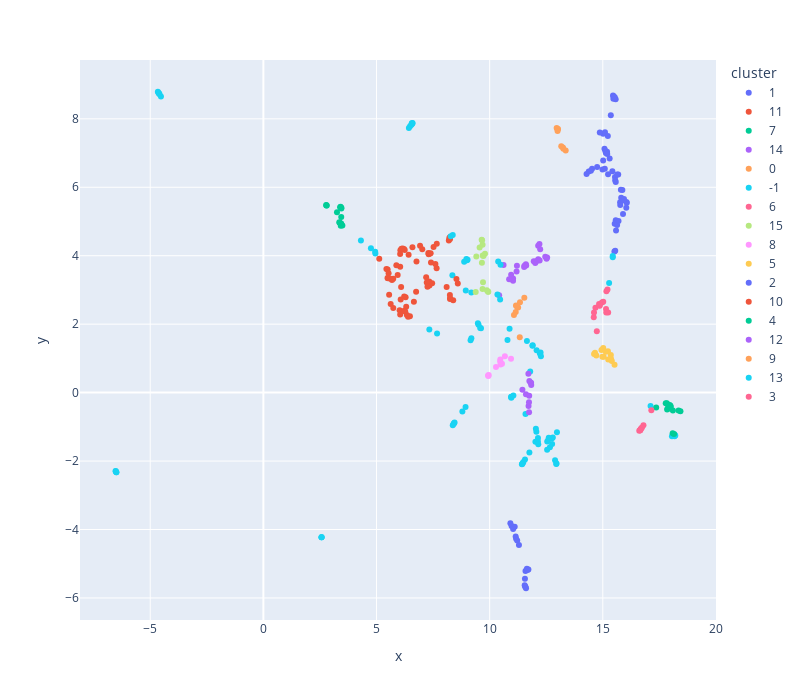

Notebook code cell kept with this figure:
### Code cell
clusterer = hdbscan.HDBSCAN(min_cluster_size=6, metric="euclidean")
embedding_df = pd.DataFrame(embedding, columns=["x", "y"])

# cluster_labels = clusterer.fit_predict(hex_features_tfidf)
cluster_labels = clusterer.fit_predict(embedding_df)

embedding_df["cluster"] = cluster_labels
embedding_df["cluster"] = embedding_df["cluster"].astype("category")
fig = px.scatter(embedding_df, x="x", y="y", color="cluster", width=800, height=700)
fig.show()

### Figure 1 — Plotly figure (JSON) as saved in the notebook; plotly's stock layout.template omitted (floating-point values rounded to 4 significant figures)
{"data": [{"hovertemplate": "cluster=1<br>x=%{x}<br>y=%{y}<extra></extra>", "legendgroup": "1", "marker": {"color": "#636efa", "symbol": "circle"}, "mode": "markers", "name": "1", "orientation": "v", "showlegend": true, "type": "scatter", "x": [15.2, 14.28, 15.01, 14.38, 14.53, 15.35, 15.77, 15.1, 15.57, 15.57, 14.87, 15.77, 15.54, 15.58, 15.55, 15.09, 16.04, 15.53, 15.63, 15.11, 15.45, 15.19, 15.81, 15.51, 15.42, 15.02, 14.75, 15.86, 15.68, 15.57, 16.06, 16.04, 15.14, 15.91, 15.23, 14.99, 15.69, 15.47, 15.8, 15.55, 15.94, 15.07, 14.47, 15.89, 15.22, 15.53, 15.47, 15.51, 15.63, 15.3], "xaxis": "x", "y": [6.969, 6.389, 7.567, 6.458, 6.542, 8.105, 5.479, 7.606, 5.034, 8.575, 7.6, 5.56, 6.3, 4.737, 6.205, 6.54, 5.572, 4.937, 4.897, 7.066, 8.679, 7.041, 5.696, 4.126, 6.469, 6.779, 6.59, 5.918, 6.374, 6.152, 5.549, 5.401, 7.001, 5.624, 6.384, 6.519, 5.015, 8.586, 5.926, 4.146, 5.661, 7.126, 6.482, 5.216, 7.501, 8.628, 8.658, 8.629, 6.372, 6.84], "yaxis": "y"}, {"hovertemplate": "cluster=11<br>x=%{x}<br>y=%{y}<extra></extra>", "legendgroup": "11", "marker": {"color": "#EF553B", "symbol": "circle"}, "mode": "markers", "name": "11", "orientation": "v", "showlegend": true, "type": "scatter", "x": [7.349, 6.269, 6.311, 6.652, 6.022, 6.749, 6.045, 5.485, 5.739, 5.492, 7.022, 6.417, 5.683, 7.292, 6.924, 6.212, 6.046, 6.587, 7.339, 7.194, 8.196, 7.33, 6.086, 7.22, 7.251, 6.766, 5.935, 5.876, 6.044, 5.591, 7.655, 6.247, 7.407, 7.52, 7.602, 6.223, 7.458, 6.476, 6.159, 5.12, 6.341, 5.626, 5.557, 6.395, 5.74, 8.253, 7.662, 6.222, 5.437, 6.286, 6.069, 5.533, 6.055, 7.302, 8.25, 5.504, 8.218, 7.392, 6.101], "xaxis": "x", "y": [4.058, 2.371, 2.506, 2.653, 2.409, 2.947, 2.285, 3.351, 3.33, 3.597, 4.192, 4.031, 3.287, 4.081, 4.294, 4.197, 3.677, 4.25, 3.132, 3.368, 4.446, 3.246, 3.086, 3.215, 3.094, 3.832, 3.435, 3.722, 4.053, 3.333, 3.636, 4.168, 3.802, 4.252, 3.756, 2.806, 3.199, 2.235, 4.211, 3.91, 2.27, 2.586, 2.86, 2.216, 2.472, 4.546, 4.351, 2.392, 3.61, 2.786, 2.719, 3.485, 4.159, 4.041, 4.491, 3.344, 4.515, 4.069, 4.203], "yaxis": "y"}, {"hovertemplate": "cluster=7<br>x=%{x}<br>y=%{y}<extra></extra>", "legendgroup": "7", "marker": {"color": "#00cc96", "symbol": "circle"}, "mode": "markers", "name": "7", "orientation": "v", "showlegend": true, "type": "scatter", "x": [3.252, 3.39, 3.49, 2.783, 2.776, 3.44, 3.439, 3.446, 3.413, 3.357, 3.445, 2.801, 3.42, 3.371], "xaxis": "x", "y": [5.267, 5.417, 4.881, 5.468, 5.483, 5.13, 4.943, 5.4, 5.431, 4.978, 5.379, 5.467, 4.874, 4.961], "yaxis": "y"}, {"hovertemplate": "cluster=14<br>x=%{x}<br>y=%{y}<extra></extra>", "legendgroup": "14", "marker": {"color": "#ab63fa", "symbol": "circle"}, "mode": "markers", "name": "14", "orientation": "v", "showlegend": true, "type": "scatter", "x": [12.2, 12.23, 11.04, 11.21, 11.6, 12.14, 10.95, 12.15, 11.19, 10.61, 11.03, 12.08, 12.52, 11.61, 12.21, 12.02, 12.54, 12.46, 10.42, 10.86, 11.95, 11.52, 11.54], "xaxis": "x", "y": [4.343, 4.186, 3.337, 3.708, 3.753, 4.288, 3.441, 3.897, 3.536, 3.726, 3.266, 3.846, 3.91, 3.712, 3.861, 3.787, 3.952, 3.97, 2.848, 3.309, 3.837, 3.67, 3.709], "yaxis": "y"}, {"hovertemplate": "cluster=0<br>x=%{x}<br>y=%{y}<extra></extra>", "legendgroup": "0", "marker": {"color": "#FFA15A", "symbol": "circle"}, "mode": "markers", "name": "0", "orientation": "v", "showlegend": true, "type": "scatter", "x": [13.24, 13.36, 13.26, 13.16, 13.0, 13.02, 12.96, 13.0], "xaxis": "x", "y": [7.165, 7.073, 7.123, 7.202, 7.696, 7.701, 7.731, 7.648], "yaxis": "y"}, {"hovertemplate": "cluster=-1<br>x=%{x}<br>y=%{y}<extra></extra>", "legendgroup": "-1", "marker": {"color": "#19d3f3", "symbol": "circle"}, "mode": "markers", "name": "-1", "orientation": "v", "showlegend": true, "type": "scatter", "x": [9.617, 9.022, 4.31, 8.368, 7.676, 11.65, 8.873, 9.51, 8.995, 10.48, 9.156, 8.353, 4.94, 9.191, 4.95, 9.48, 7.334, 8.971, 8.281, 11.47, 15.28, 10.34, 11.56, 10.46, -4.663, 12.94, -4.637, 12.89, 6.591, 6.556, 6.584, 6.544, 11.9, 8.944, 11.43, -6.522, -6.533, 10.95, 10.96, 11.49, 10.95, 11.43, 11.58, 15.44, 12.25, -4.596, 18.06, 15.44, 17.11, 12.22, 8.404, 8.449, 8.425, 12.07, 10.88, 8.369, 18.2, 8.934, 8.794, 2.57, 2.57, 2.57, 11.79, 6.483, 4.753, 11.05, 11.89, 6.43, 18.18, 10.38, 12.27, 9.581, 9.19, 10.79, -4.527, -4.603, 12.95, 18.17, -6.498, -6.497], "xaxis": "x", "y": [1.881, 3.884, 4.441, 4.607, 1.728, 1.507, 3.82, 1.98, 3.869, 3.739, 1.527, 3.428, 4.114, 1.587, 4.068, 2.026, 1.842, 3.908, 4.572, -2.058, 3.206, 2.864, -1.951, 2.722, 8.791, -2.084, 8.765, -1.975, 7.882, 7.873, 7.86, 7.825, 1.387, 2.985, -2.088, -2.301, -2.293, -0.1514, -0.12, -2.028, -0.1285, -2.096, -0.6271, 3.956, 1.169, 8.725, -1.278, 3.99, -0.3933, 1.142, -0.9181, -0.8744, -0.8984, 1.238, 1.869, -0.953, -1.252, -0.4198, -0.549, -4.227, -4.227, -4.227, 0.6135, 7.784, 4.216, -0.08272, 1.372, 7.73, -1.232, 3.828, 1.065, 1.888, 2.922, 1.538, 8.655, 8.731, -2.068, -1.272, -2.328, -2.331], "yaxis": "y"}, {"hovertemplate": "cluster=6<br>x=%{x}<br>y=%{y}<extra></extra>", "legendgroup": "6", "marker": {"color": "#FF6692", "symbol": "circle"}, "mode": "markers", "name": "6", "orientation": "v", "showlegend": true, "type": "scatter", "x": [14.74, 15.14, 15.21, 15.16, 14.84, 14.96, 15.24, 14.67, 15.15, 14.6, 14.86, 15.02, 14.86, 14.61], "xaxis": "x", "y": [1.792, 2.447, 3.014, 2.963, 2.586, 2.636, 2.345, 2.48, 2.342, 2.204, 2.542, 2.655, 2.556, 2.34], "yaxis": "y"}, {"hovertemplate": "cluster=15<br>x=%{x}<br>y=%{y}<extra></extra>", "legendgroup": "15", "marker": {"color": "#B6E880", "symbol": "circle"}, "mode": "markers", "name": "15", "orientation": "v", "showlegend": true, "type": "scatter", "x": [9.383, 9.41, 9.705, 9.685, 9.931, 9.793, 9.725, 9.647, 9.665, 9.557, 9.657, 9.686, 9.692, 9.878, 9.94], "xaxis": "x", "y": [2.938, 3.98, 3.228, 3.031, 2.948, 4.059, 3.99, 4.469, 4.45, 4.237, 3.795, 4.321, 4.004, 2.99, 2.946], "yaxis": "y"}, {"hovertemplate": "cluster=8<br>x=%{x}<br>y=%{y}<extra></extra>", "legendgroup": "8", "marker": {"color": "#FF97FF", "symbol": "circle"}, "mode": "markers", "name": "8", "orientation": "v", "showlegend": true, "type": "scatter", "x": [10.48, 10.28, 10.47, 10.94, 9.93, 10.47, 9.957, 9.944, 10.55, 10.67], "xaxis": "x", "y": [0.8219, 0.7492, 0.9069, 0.9875, 0.5026, 0.9692, 0.5144, 0.484, 0.8464, 1.059], "yaxis": "y"}, {"hovertemplate": "cluster=5<br>x=%{x}<br>y=%{y}<extra></extra>", "legendgroup": "5", "marker": {"color": "#FECB52", "symbol": "circle"}, "mode": "markers", "name": "5", "orientation": "v", "showlegend": true, "type": "scatter", "x": [15.23, 15.4, 15.35, 15.24, 14.66, 15.13, 15.04, 14.98, 15.52, 14.61, 15.36, 14.71, 15.02, 14.94], "xaxis": "x", "y": [1.207, 0.9234, 1.102, 0.9699, 1.166, 1.193, 1.048, 1.047, 0.8144, 1.126, 0.9917, 1.088, 1.305, 1.242], "yaxis": "y"}, {"hovertemplate": "cluster=2<br>x=%{x}<br>y=%{y}<extra></extra>", "legendgroup": "2", "marker": {"color": "#636efa", "symbol": "circle"}, "mode": "markers", "name": "2", "orientation": "v", "showlegend": true, "type": "scatter", "x": [11.58, 10.97, 11.55, 11.58, 11.56, 11.57, 11.61, 11.15, 11.11, 10.92, 11.04, 11.71, 11.29, 11.17, 11.65, 11.22, 11.67], "xaxis": "x", "y": [-5.682, -3.895, -5.625, -5.212, -5.442, -5.665, -5.717, -4.202, -3.916, -3.815, -3.983, -5.167, -4.455, -4.272, -5.144, -4.322, -5.184], "yaxis": "y"}, {"hovertemplate": "cluster=10<br>x=%{x}<br>y=%{y}<extra></extra>", "legendgroup": "10", "marker": {"color": "#EF553B", "symbol": "circle"}, "mode": "markers", "name": "10", "orientation": "v", "showlegend": true, "type": "scatter", "x": [8.532, 8.592, 8.251, 8.099, 8.243, 8.389, 8.249], "xaxis": "x", "y": [3.322, 3.191, 2.734, 3.086, 2.85, 2.696, 2.756], "yaxis": "y"}, {"hovertemplate": "cluster=4<br>x=%{x}<br>y=%{y}<extra></extra>", "legendgroup": "4", "marker": {"color": "#00cc96", "symbol": "circle"}, "mode": "markers", "name": "4", "orientation": "v", "showlegend": true, "type": "scatter", "x": [18.35, 18.43, 17.99, 18.1, 17.87, 17.84, 18.0, 17.95, 17.36, 17.94, 17.83, 18.15, 18.09, 17.93, 17.97, 17.98, 17.78], "xaxis": "x", "y": [-0.5217, -0.5451, -0.4575, -0.525, -0.457, -0.4949, -0.4058, -0.3628, -0.4343, -0.4176, -0.3091, -1.21, -1.187, -0.4416, -0.4655, -0.3794, -0.3114], "yaxis": "y"}, {"hovertemplate": "cluster=12<br>x=%{x}<br>y=%{y}<extra></extra>", "legendgroup": "12", "marker": {"color": "#ab63fa", "symbol": "circle"}, "mode": "markers", "name": "12", "orientation": "v", "showlegend": true, "type": "scatter", "x": [11.72, 11.74, 11.83, 11.74, 11.45, 11.84, 11.71, 11.75, 11.6, 11.75, 11.81], "xaxis": "x", "y": [-0.3915, -0.5769, 0.2855, -0.2801, 0.08099, 0.2219, 0.549, -0.08964, -0.0502, 0.3382, 0.2853], "yaxis": "y"}, {"hovertemplate": "cluster=9<br>x=%{x}<br>y=%{y}<extra></extra>", "legendgroup": "9", "marker": {"color": "#FFA15A", "symbol": "circle"}, "mode": "markers", "name": "9", "orientation": "v", "showlegend": true, "type": "scatter", "x": [11.53, 11.26, 11.16, 11.33, 11.15, 11.19, 11.34, 11.07], "xaxis": "x", "y": [2.772, 2.487, 2.548, 1.616, 2.355, 2.521, 2.64, 2.264], "yaxis": "y"}, {"hovertemplate": "cluster=13<br>x=%{x}<br>y=%{y}<extra></extra>", "legendgroup": "13", "marker": {"color": "#19d3f3", "symbol": "circle"}, "mode": "markers", "name": "13", "orientation": "v", "showlegend": true, "type": "scatter", "x": [12.06, 12.04, 12.66, 11.76, 12.13, 12.54, 12.13, 12.02, 12.76, 12.76, 12.97, 12.54, 12.6, 12.15, 12.79, 12.61], "xaxis": "x", "y": [-1.145, -1.055, -1.596, -1.75, -1.327, -1.667, -1.422, -1.438, -1.332, -1.5, -1.155, -1.428, -1.372, -1.506, -1.312, -1.317], "yaxis": "y"}, {"hovertemplate": "cluster=3<br>x=%{x}<br>y=%{y}<extra></extra>", "legendgroup": "3", "marker": {"color": "#FF6692", "symbol": "circle"}, "mode": "markers", "name": "3", "orientation": "v", "showlegend": true, "type": "scatter", "x": [16.66, 16.8, 16.73, 16.61, 16.69, 16.65, 16.66, 17.15], "xaxis": "x", "y": [-1.081, -0.954, -1.02, -1.111, -1.051, -1.102, -1.103, -0.5134], "yaxis": "y"}], "layout": {"height": 700, "legend": {"title": {"text": "cluster"}, "tracegroupgap": 0}, "margin": {"t": 60}, "width": 800, "xaxis": {"anchor": "y", "domain": [0, 1], "title": {"text": "x"}}, "yaxis": {"anchor": "x", "domain": [0, 1], "title": {"text": "y"}}}}
